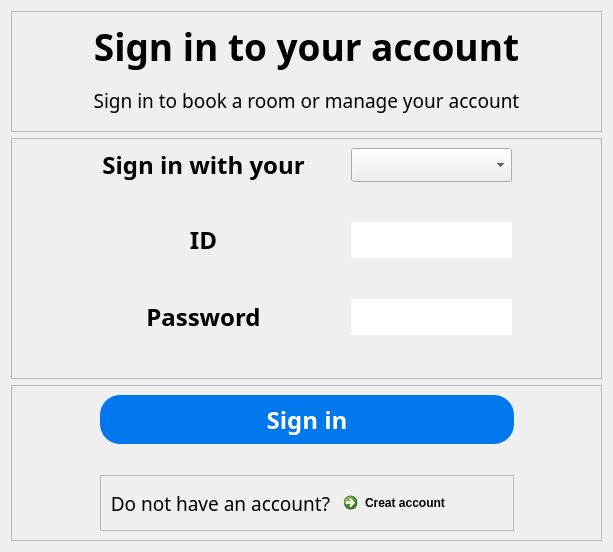
           <widget class="QWidget" name="sign_in_page">
            <layout class="QGridLayout" name="gridLayout" rowstretch="1,2,1">
             <item row="1" column="0">
              <widget class="QFrame" name="title">
               <property name="frameShape">
                <enum>QFrame::StyledPanel</enum>
               </property>
               <property name="frameShadow">
                <enum>QFrame::Raised</enum>
               </property>
               <layout class="QGridLayout" name="gridLayout_5">
                <item row="0" column="0">
                 <layout class="QGridLayout" name="gridLayout_4" columnstretch="2,4,0,4,2">
                  <item row="4" column="1">
                   <widget class="QLabel" name="label_5">
                    <property name="font">
                     <font>
                      <family>Bahnschrift SemiBold</family>
                      <pointsize>18</pointsize>
                      <weight>75</weight>
                      <bold>true</bold>
                     </font>
                    </property>
                    <property name="text">
                     <string>Password</string>
                    </property>
                    <property name="alignment">
                     <set>Qt::AlignCenter</set>
                    </property>
                   </widget>
                  </item>
                  <item row="0" column="0">
                   <spacer name="horizontalSpacer">
                    <property name="orientation">
                     <enum>Qt::Horizontal</enum>
                    </property>
                    <property name="sizeHint" stdset="0">
                     <size>
                      <width>40</width>
                      <height>20</height>
                     </size>
                    </property>
                   </spacer>
                  </item>
                  <item row="0" column="4">
                   <spacer name="horizontalSpacer_3">
                    <property name="orientation">
                     <enum>Qt::Horizontal</enum>
                    </property>
                    <property name="sizeHint" stdset="0">
                     <size>
                      <width>40</width>
                      <height>20</height>
                     </size>
                    </property>
                   </spacer>
                  </item>
                  <item row="3" column="3">
                   <spacer name="verticalSpacer_4">
                    <property name="orientation">
                     <enum>Qt::Vertical</enum>
                    </property>
                    <property name="sizeHint" stdset="0">
                     <size>
                      <width>20</width>
                      <height>40</height>
                     </size>
                    </property>
                   </spacer>
                  </item>
                  <item row="4" column="3">
                   <widget class="QLineEdit" name="Pwd_in">
                    <property name="sizePolicy">
                     <sizepolicy hsizetype="Expanding" vsizetype="Expanding">
                      <horstretch>0</horstretch>
                      <verstretch>0</verstretch>
                     </sizepolicy>
                    </property>
                    <property name="font">
                     <font>
                      <family>Bahnschrift SemiBold</family>
                      <pointsize>18</pointsize>
                      <weight>75</weight>
                      <bold>true</bold>
                     </font>
                    </property>
                    <property name="styleSheet">
                     <string notr="true">QLineEdit{border-radius:20px;}</string>
                    </property>
                    <property name="text">
                     <string/>
                    </property>
                    <property name="echoMode">
                     <enum>QLineEdit::Password</enum>
                    </property>
                    <property name="readOnly">
                     <bool>true</bool>
                    </property>
                    <property name="clearButtonEnabled">
                     <bool>true</bool>
                    </property>
                   </widget>
                  </item>
                  <item row="1" column="3">
                   <spacer name="verticalSpacer_2">
                    <property name="orientation">
                     <enum>Qt::Vertical</enum>
                    </property>
                    <property name="sizeHint" stdset="0">
                     <size>
                      <width>20</width>
                      <height>40</height>
                     </size>
                    </property>
                   </spacer>
                  </item>
                  <item row="0" column="2">
                   <spacer name="horizontalSpacer_2">
                    <property name="orientation">
                     <enum>Qt::Horizontal</enum>
                    </property>
                    <property name="sizeHint" stdset="0">
                     <size>
                      <width>40</width>
                      <height>20</height>
                     </size>
                    </property>
                   </spacer>
                  </item>
                  <item row="0" column="1">
                   <widget class="QLabel" name="label_3">
                    <property name="font">
                     <font>
                      <family>Bahnschrift SemiBold</family>
                      <pointsize>18</pointsize>
                      <weight>75</weight>
                      <bold>true</bold>
                     </font>
                    </property>
                    <property name="text">
                     <string>Sign in with your</string>
                    </property>
                    <property name="alignment">
                     <set>Qt::AlignCenter</set>
                    </property>
                   </widget>
                  </item>
                  <item row="0" column="3">
                   <widget class="QComboBox" name="Sign_in_choose">
                    <property name="sizePolicy">
                     <sizepolicy hsizetype="Preferred" vsizetype="Expanding">
                      <horstretch>0</horstretch>
                      <verstretch>0</verstretch>
                     </sizepolicy>
                    </property>
                    <item>
                     <property name="text">
                      <string/>
                     </property>
                    </item>
                    <item>
                     <property name="text">
                      <string>Name</string>
                     </property>
                    </item>
                    <item>
                     <property name="text">
                      <string>Email</string>
                     </property>
                    </item>
                    <item>
                     <property name="text">
                      <string>Phone</string>
                     </property>
                    </item>
                   </widget>
                  </item>
                  <item row="2" column="1">
                   <widget class="QLabel" name="label_4">
                    <property name="font">
                     <font>
                      <family>Bahnschrift SemiBold</family>
                      <pointsize>18</pointsize>
                      <weight>75</weight>
                      <bold>true</bold>
                     </font>
                    </property>
                    <property name="text">
                     <string>ID</string>
                    </property>
                    <property name="alignment">
                     <set>Qt::AlignCenter</set>
                    </property>
                   </widget>
                  </item>
                  <item row="2" column="3">
                   <widget class="QLineEdit" name="ID_IN">
                    <property name="sizePolicy">
                     <sizepolicy hsizetype="Expanding" vsizetype="Expanding">
                      <horstretch>0</horstretch>
                      <verstretch>0</verstretch>
                     </sizepolicy>
                    </property>
                    <property name="font">
                     <font>
                      <family>Bahnschrift SemiBold</family>
                      <pointsize>18</pointsize>
                      <weight>75</weight>
                      <bold>true</bold>
                     </font>
                    </property>
                    <property name="styleSheet">
                     <string notr="true">QLineEdit{border-radius:20px;}</string>
                    </property>
                    <property name="clearButtonEnabled">
                     <bool>true</bool>
                    </property>
                   </widget>
                  </item>
                  <item row="5" column="3">
                   <spacer name="verticalSpacer_3">
                    <property name="orientation">
                     <enum>Qt::Vertical</enum>
                    </property>
                    <property name="sizeHint" stdset="0">
                     <size>
                      <width>20</width>
                      <height>40</height>
                     </size>
                    </property>
                   </spacer>
                  </item>
                 </layout>
                </item>
               </layout>
              </widget>
             </item>
             <item row="0" column="0">
              <widget class="QFrame" name="frame_2">
               <property name="frameShape">
                <enum>QFrame::StyledPanel</enum>
               </property>
               <property name="frameShadow">
                <enum>QFrame::Raised</enum>
               </property>
               <layout class="QGridLayout" name="gridLayout_3">
                <item row="0" column="0">
                 <layout class="QGridLayout" name="gridLayout_2">
                  <item row="0" column="0">
                   <widget class="QLabel" name="label">
                    <property name="font">
                     <font>
                      <family>Bahnschrift SemiBold</family>
                      <pointsize>28</pointsize>
                      <weight>75</weight>
                      <bold>true</bold>
                     </font>
                    </property>
                    <property name="text">
                     <string>Sign in to your account</string>
                    </property>
                    <property name="alignment">
                     <set>Qt::AlignCenter</set>
                    </property>
                   </widget>
                  </item>
                  <item row="1" column="0">
                   <widget class="QLabel" name="label_2">
                    <property name="font">
                     <font>
                      <family>Bahnschrift Light</family>
                      <pointsize>14</pointsize>
                     </font>
                    </property>
                    <property name="text">
                     <string>Sign in to book a room or manage your account</string>
                    </property>
                    <property name="alignment">
                     <set>Qt::AlignCenter</set>
                    </property>
                   </widget>
                  </item>
                 </layout>
                </item>
               </layout>
              </widget>
             </item>
             <item row="2" column="0">
              <widget class="QFrame" name="frame_3">
               <property name="frameShape">
                <enum>QFrame::StyledPanel</enum>
               </property>
               <property name="frameShadow">
                <enum>QFrame::Raised</enum>
               </property>
               <layout class="QGridLayout" name="gridLayout_7">
                <item row="0" column="0">
                 <layout class="QGridLayout" name="gridLayout_6" rowstretch="2,1,2" columnstretch="3,1,3">
                  <item row="0" column="1">
                   <widget class="QPushButton" name="sign_in">
                    <property name="sizePolicy">
                     <sizepolicy hsizetype="Minimum" vsizetype="Expanding">
                      <horstretch>0</horstretch>
                      <verstretch>0</verstretch>
                     </sizepolicy>
                    </property>
                    <property name="font">
                     <font>
                      <family>Bahnschrift SemiBold</family>
                      <pointsize>18</pointsize>
                      <weight>75</weight>
                      <bold>true</bold>
                     </font>
                    </property>
                    <property name="styleSheet">
                     <string notr="true">QPushButton{background-color: rgb(0, 119, 237); border-radius:20px; color:rgb(255,255,255);}</string>
                    </property>
                    <property name="text">
                     <string>Sign in</string>
                    </property>
                   </widget>
                  </item>
                  <item row="0" column="2">
                   <spacer name="horizontalSpacer_5">
                    <property name="orientation">
                     <enum>Qt::Horizontal</enum>
                    </property>
                    <property name="sizeHint" stdset="0">
                     <size>
                      <width>40</width>
                      <height>20</height>
                     </size>
                    </property>
                   </spacer>
                  </item>
                  <item row="0" column="0">
                   <spacer name="horizontalSpacer_4">
                    <property name="orientation">
                     <enum>Qt::Horizontal</enum>
                    </property>
                    <property name="sizeHint" stdset="0">
                     <size>
                      <width>40</width>
                      <height>20</height>
                     </size>
                    </property>
                   </spacer>
                  </item>
                  <item row="2" column="1">
                   <widget class="QFrame" name="frame">
                    <property name="frameShape">
                     <enum>QFrame::StyledPanel</enum>
                    </property>
                    <property name="frameShadow">
                     <enum>QFrame::Raised</enum>
                    </property>
                    <layout class="QGridLayout" name="gridLayout_9">
                     <item row="0" column="0">
                      <layout class="QGridLayout" name="gridLayout_8">
                       <item row="0" column="0">
                        <widget class="QLabel" name="label_6">
                         <property name="font">
                          <font>
                           <family>Bahnschrift Light</family>
                           <pointsize>14</pointsize>
                          </font>
                         </property>
                         <property name="text">
                          <string>Do not have an account?</string>
                         </property>
                         <property name="alignment">
                          <set>Qt::AlignRight|Qt::AlignTrailing|Qt::AlignVCenter</set>
                         </property>
                        </widget>
                       </item>
                       <item row="0" column="1">
                        <widget class="QCommandLinkButton" name="to_sign_up_page">
                         <property name="styleSheet">
                          <string notr="true">QCommandLinkButton{background-color: rgb(0, 119, 237,0);}</string>
                         </property>
                         <property name="text">
                          <string>Creat account</string>
                         </property>
                        </widget>
                       </item>
                      </layout>
                     </item>
                    </layout>
                   </widget>
                  </item>
                  <item row="1" column="1">
                   <spacer name="verticalSpacer">
                    <property name="orientation">
                     <enum>Qt::Vertical</enum>
                    </property>
                    <property name="sizeHint" stdset="0">
                     <size>
                      <width>20</width>
                      <height>40</height>
                     </size>
                    </property>
                   </spacer>
                  </item>
                 </layout>
                </item>
               </layout>
              </widget>
             </item>
            </layout>
           </widget>
